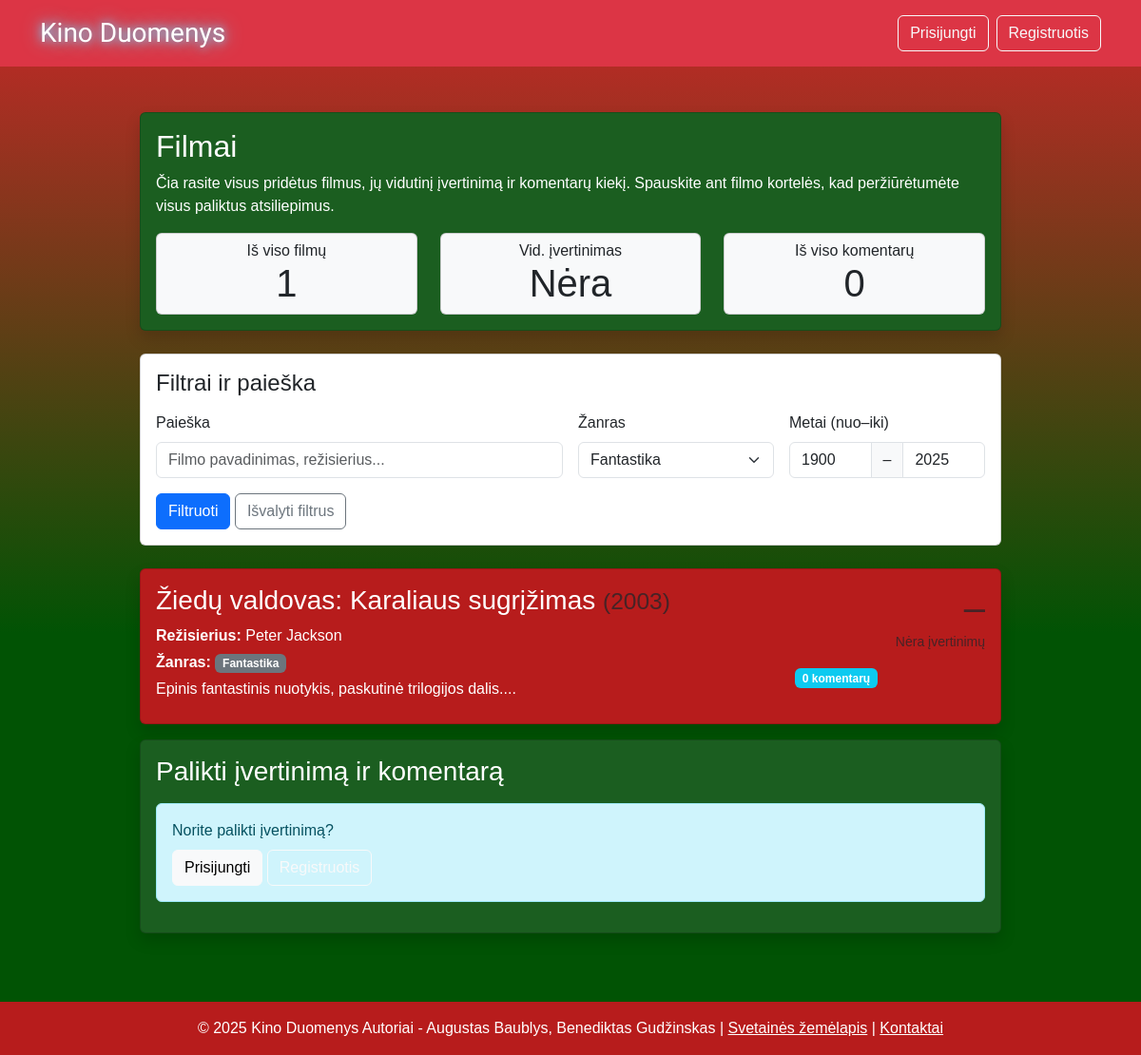
/movies.php?genre=Fantastika, run on the app's committed database.
### tables this page shows
CREATE TABLE movies (
    id INT PRIMARY KEY AUTO_INCREMENT,
    title VARCHAR(255) NOT NULL,
    release_year INT,
    director VARCHAR(100),
    description TEXT,
    genre VARCHAR(50),
    created_at TIMESTAMP DEFAULT CURRENT_TIMESTAMP
);

### movies.php (the view, shortened to what the rows shown need)
<?php
require_once 'includes/config.php';
require_once 'php/Database.php';
$db = new Database();
$genre = isset($_GET['genre']) ? $_GET['genre'] : '';
$year_from = isset($_GET['year_from']) ? intval($_GET['year_from']) : 1900;
$year_to = isset($_GET['year_to']) ? intval($_GET['year_to']) : date('Y');
$sql = "
    SELECT m.*,
           AVG(r.rating) as avg_rating,
           COUNT(r.id) as review_count
    FROM movies m
    LEFT JOIN reviews r ON m.id = r.movie_id
    WHERE 1=1
";
$params = [];
if (!empty($genre) && $genre != 'all') {
    $sql .= " AND m.genre = ?";
    $params[] = $genre;
}
$sql .= " AND (m.release_year IS NULL OR (m.release_year >= ? AND m.release_year <= ?))";
$params[] = $year_from;
$params[] = $year_to;
$sql .= " GROUP BY m.id ORDER BY m.title";
$movies = $db->fetchAll($sql, $params);
include 'includes/header.php';
?>
<main class="container mt-4">
    <div class="row justify-content-center">
        <section class="col-lg-10">
            <div class="card card-green mb-4 shadow">
                <div class="card-body">
                    <h2 class="card-title">Filmai</h2>
                </div>
            </div>
            <?php if (empty($movies)): ?>
                <div class="alert alert-warning">
                    Filmų nerasta. Pabandykite kitus filtrus arba
                    <?php if (isset($_SESSION['is_admin']) && $_SESSION['is_admin']): ?>
                        <a href="admin/add_movie.php" class="alert-link">pridėkite naują filmą</a>.
                    <?php else: ?>
                        palaukite, kol administratorius pridės filmus.
                    <?php endif; ?>
                </div>
            <?php else: ?>
                <?php foreach ($movies as $movie): ?>
                    <a href="movie.php?id=<?php echo $movie['id']; ?>" class="text-decoration-none text-reset">
                        <div class="card mb-3 card-red shadow hover-lift">
                            <div class="card-body">
                                <div class="row">
                                    <div class="col-md-9">
                                        <h3 class="card-title">
                                            <?php echo htmlspecialchars($movie['title']); ?>
                                            <?php if ($movie['release_year']): ?>
                                                <small class="text-muted">(<?php echo $movie['release_year']; ?>)</small>
                                            <?php endif; ?>
                                        </h3>
                                        <?php if ($movie['director']): ?>
                                            <p class="mb-1">
                                                <strong>Režisierius:</strong>
                                                <?php echo htmlspecialchars($movie['director']); ?>
                                            </p>
                                        <?php endif; ?>
                                        <?php if ($movie['genre']): ?>
                                            <p class="mb-1">
                                                <strong>Žanras:</strong>
                                                <span class="badge bg-secondary"><?php echo htmlspecialchars($movie['genre']); ?></span>
                                            </p>
                                        <?php endif; ?>
                                        <p class="mb-2"><?php echo htmlspecialchars(substr($movie['description'], 0, 150)); ?>...</p>
                                    </div>
                                    <div class="col-md-3 text-end">
                                        <?php if ($movie['avg_rating']): ?>
                                            <div class="mb-3">
                                                <div class="display-6">
                                                    <?php echo number_format($movie['avg_rating'], 1); ?>
                                                    <small class="text-muted fs-6">/10</small>
                                                </div>
                                                <div class="text-warning">
                                                    <?php
                                                    $fullStars = floor($movie['avg_rating']);
                                                    $halfStar = ($movie['avg_rating'] - $fullStars) >= 0.5;
                                                    for ($i = 0; $i < 5; $i++) {
                                                        if ($i < $fullStars) {
                                                            echo '★';
                                                        } elseif ($i == $fullStars && $halfStar) {
                                                            echo '½';
                                                        } else {
                                                            echo '☆';
                                                        }
                                                    }
                                                    ?>
                                                </div>
                                            </div>
                                        <?php else: ?>
                                            <div class="mb-3">
                                                <div class="display-6 text-muted">–</div>
                                                <small class="text-muted">Nėra įvertinimų</small>
                                            </div>
                                        <?php endif; ?>
                                        <div class="d-flex justify-content-between">
                                            <span class="badge bg-info">
                                                <?php echo $movie['review_count']; ?> komentarų
                                            </span>
                                        </div>
                                    </div>
                                </div>
                            </div>
                        </div>
                    </a>
                <?php endforeach; ?>
            <?php endif; ?>
        </section>
    </div>
</main>
<?php
include 'includes/footer.php';
?>

### data on the page
movies: title "Žiedų valdovas: Karaliaus sugrįžimas", release_year "2003", director "Peter Jackson", genre "Fantastika", description "Epinis fantastinis nuotykis, paskutinė trilogijos dalis.", review_count "0"

### other printed values
count($movies) "1"
$avgRating "Nėra"
$totalReviews "0"
form field genre "Fantastika"
